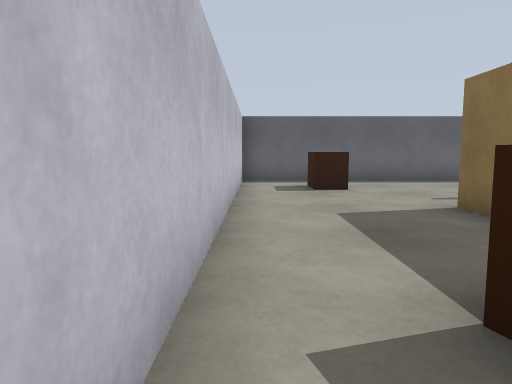
View 1 (above)

12 first-person views from a walk through a world built for the Gazebo simulator. The camera is 0.86 m above the floor, tilts 6° down and sees 70° across. The floor is counted in squares, 1 m on a side. Each view is taken from the middle of a square. On the plan, view 1 faces up. The plan holds only what a view shows up to about 12 squares ahead; the rest is blank.

View 2
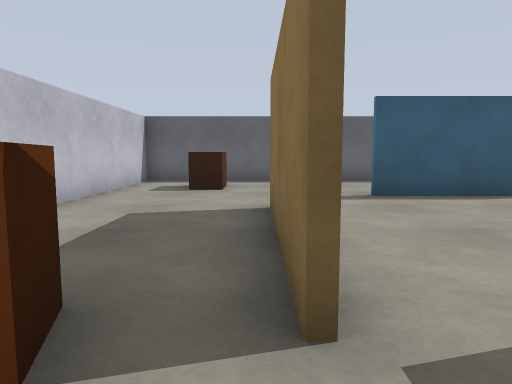

View 3
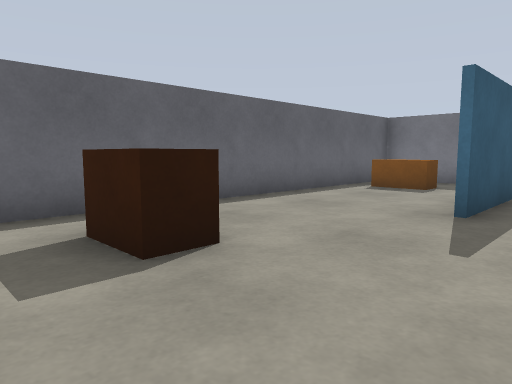

View 4
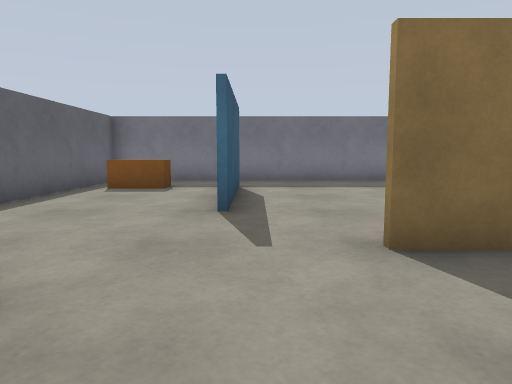

View 5
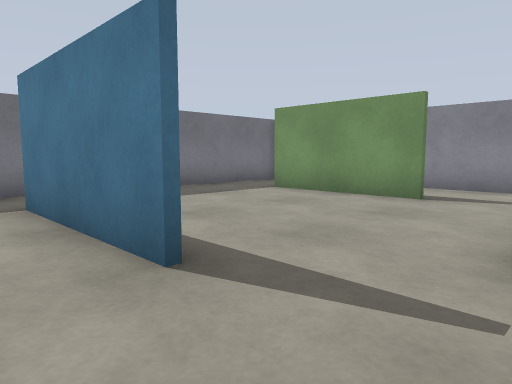

View 6
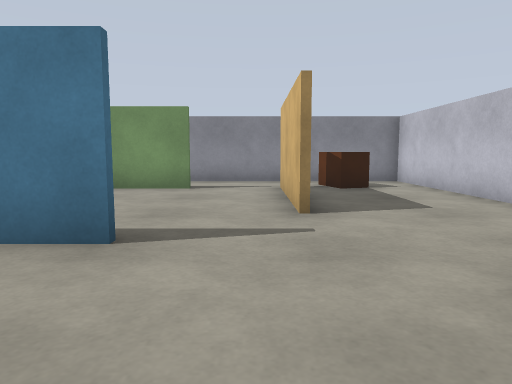

View 7
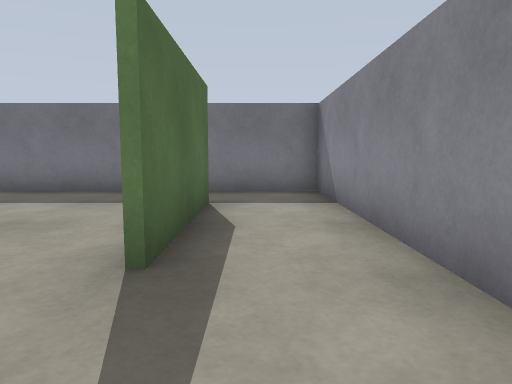

View 8
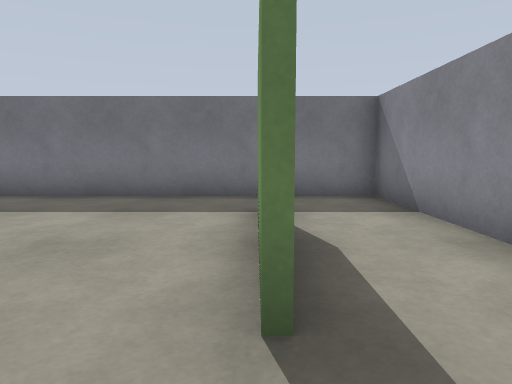

View 9
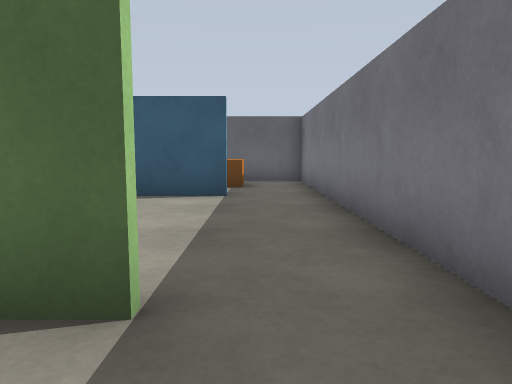

View 10
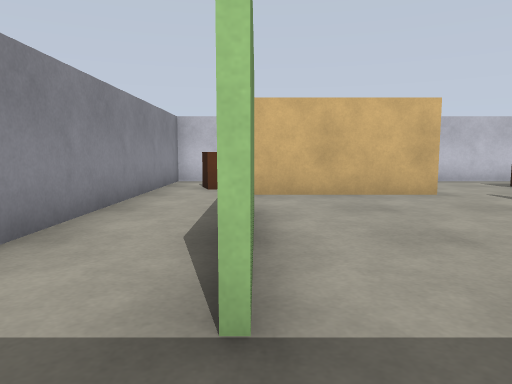

View 11
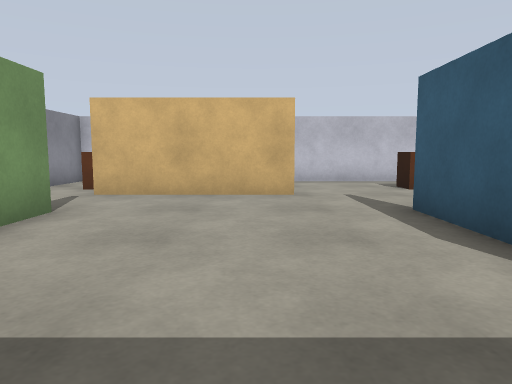

View 12
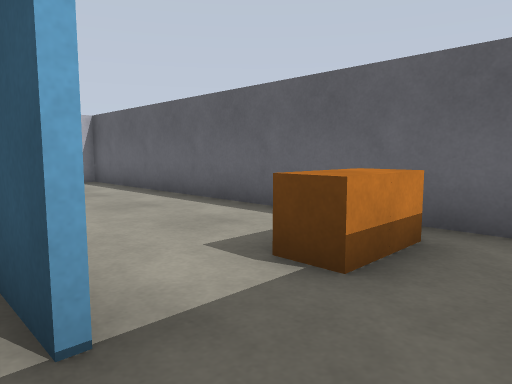

### Floor plan
Points are (right, up) in squares from view 1. A wall is a line through its corners. A room is listed if a view was taken in it or the views show most of it. See-through windows are left out.
Room 1 (views 1, 2, 3, 4, 5, 6, 7, 12)
walls: (5.4, 7.6) (9.5, 7.6); (3.2, 1.5) (3.2, 5.9); (11.4, 6.5) (11.4, 11.4) (-0.4, 11.4) (-0.4, -0.4) (3.5, -0.4)
ways out: opening at (3, 0.5) to room 2; opening at (4.5, 6.5) to room 3; opening at (10.5, 7) to room 3
objects: brown box (1, 1) to (2, 2); brown box (2, 9) to (2, 10); crate (9, 9); crate (9, 10)
Room 2 (views 8, 9, 10)
walls: (9.4, 1.8) (5.6, 1.8); (3.5, -0.4) (11.4, -0.4) (11.4, 2.6); (3.4, 2.5) (3.4, 1.5)
ways out: opening at (3, 0.5) to room 1; opening at (4.5, 2) to room 3; opening at (10.5, 2) to room 3
Room 3 (view 11)
walls: (5.6, 2) (9.4, 2); (11.4, 2.6) (11.4, 6.5); (9.5, 7.4) (5.4, 7.4); (3.4, 5.9) (3.4, 2.5)
ways out: opening at (4.5, 6.5) to room 1; opening at (10.5, 7) to room 1; opening at (4.5, 2) to room 2; opening at (10.5, 2) to room 2

Positions as (right, up) in squares from view 1, and headings:
1: (0, 0), facing up
2: (3, 0), facing up
3: (0, 6), facing up-right
4: (0, 7), facing right
5: (3, 9), facing down-right
6: (4, 11), facing down
7: (3, 1), facing right
8: (4, 2), facing right
9: (10, 0), facing up
10: (11, 2), facing left
11: (11, 5), facing left
12: (11, 7), facing up-left
